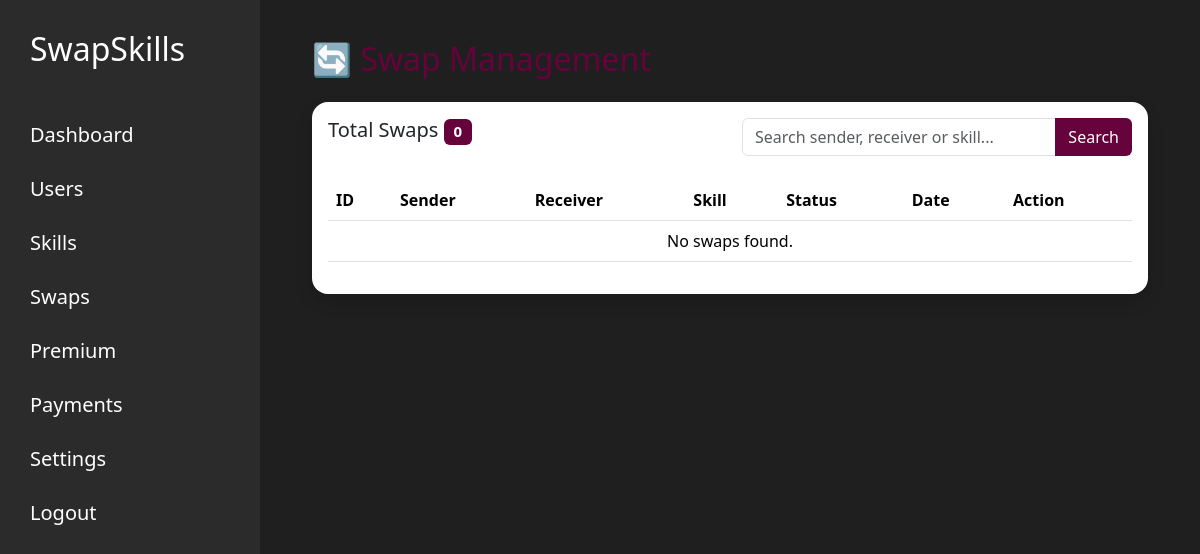
/dashboard/swaps/ (signed in), run on an earlier commit of the app's database.
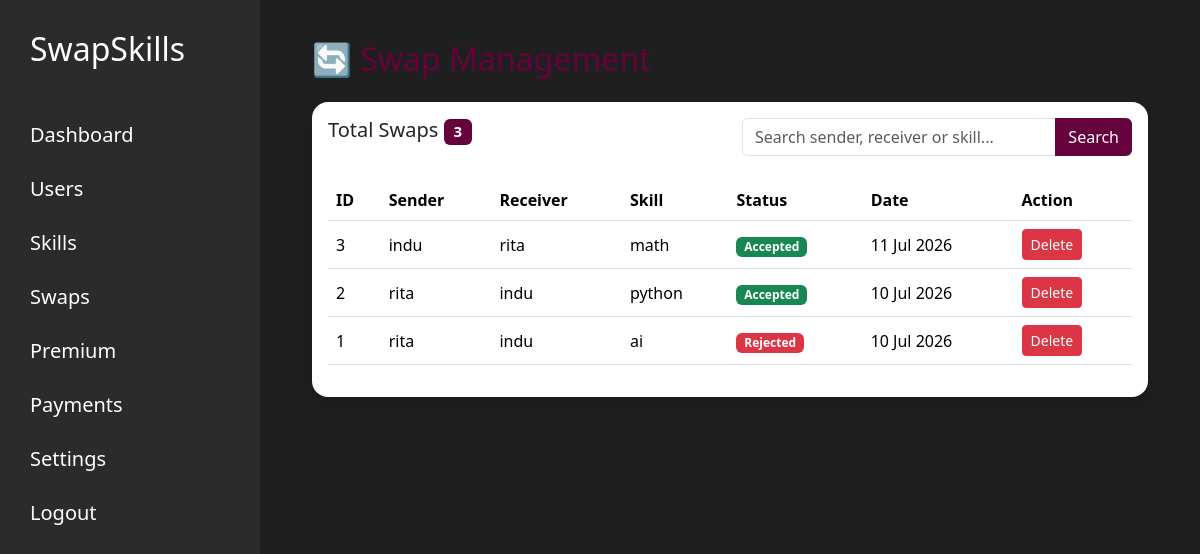
And on a later commit of the database.
### home/models.py (models this page shows, shortened)
class SwapRequest(models.Model):
    sender = models.ForeignKey(
        User,
        on_delete=models.CASCADE,
        related_name="sent_requests"
    )
    receiver = models.ForeignKey(
        User,
        on_delete=models.CASCADE,
        related_name="received_requests"
    )
    skill = models.ForeignKey(
        Skill,
        on_delete=models.CASCADE
    )
    status = models.CharField(
        max_length=20,
        choices=[
            ("Pending", "Pending"),
            ("Accepted", "Accepted"),
            ("Rejected", "Rejected")
        ],
        default="Pending"
    )
    created_at = models.DateTimeField(auto_now_add=True)

class Skill(models.Model):
    user = models.ForeignKey(User, on_delete=models.CASCADE)
    skill_have = models.CharField(max_length=100)
    skill_want = models.CharField(max_length=100)
    description = models.TextField()
    created_at = models.DateTimeField(auto_now_add=True)

### home/views.py (the view)
# urls.py: path('dashboard/swaps/', views.admin_swaps, name='admin_swaps'),
@login_required
def admin_swaps(request):
    if not request.user.is_superuser:
        return redirect("home")
    search = request.GET.get("search", "")
    swaps = SwapRequest.objects.select_related(
        "sender",
        "receiver",
        "skill"
    ).all().order_by("-created_at")
    if search:
        swaps = swaps.filter(
            Q(sender__username__icontains=search) |
            Q(receiver__username__icontains=search) |
            Q(skill__skill_have__icontains=search)
        )
    return render(request, "admin/swaps.html", {
        "swaps": swaps,
        "search": search,
        "total_swaps": swaps.count(),
    })

### home/templates/admin/swaps.html
{% extends "admin/admin_base.html" %}
{% block content %}
<div class="container-fluid">
<h2 class="mb-4" style="color:#66023c;">
🔄 Swap Management
</h2>
<div class="card shadow border-0 rounded-4">
<div class="card-body">
<div class="row mb-4">
<div class="col-md-6">
<h5>
Total Swaps
<span class="badge"
style="background:#66023c;">
{{ total_swaps }}
</span>
</h5>
</div>
<div class="col-md-6">
<form method="GET">
<div class="input-group">
<input
type="text"
name="search"
class="form-control"
placeholder="Search sender, receiver or skill..."
value="{{ search }}">
<button
class="btn"
style="background:#66023c;color:white;">
Search
</button>
</div>
</form>
</div>
</div>
<table class="table table-hover align-middle">
<thead style="background:#66023c;color:white;">
<tr>
<th>ID</th>
<th>Sender</th>
<th>Receiver</th>
<th>Skill</th>
<th>Status</th>
<th>Date</th>
<th>Action</th>
</tr>
</thead>
<tbody>
{% for swap in swaps %}
<tr>
<td>{{ swap.id }}</td>
<td>{{ swap.sender.username }}</td>
<td>{{ swap.receiver.username }}</td>
<td>{{ swap.skill.skill_have }}</td>
<td>
{% if swap.status == "Pending" %}
<span class="badge bg-warning">
Pending
</span>
{% elif swap.status == "Accepted" %}
<span class="badge bg-success">
Accepted
</span>
{% else %}
<span class="badge bg-danger">
Rejected
</span>
{% endif %}
</td>
<td>
{{ swap.created_at|date:"d M Y" }}
</td>
<td>
<a href="{% url 'delete_swap' swap.id %}"
class="btn btn-danger btn-sm"
onclick="return confirm('Delete this swap?')">
Delete
</a>
</td>
</tr>
{% empty %}
<tr>
<td colspan="7" class="text-center">
No swaps found.
</td>
</tr>
{% endfor %}
</tbody>
</table>
</div>
</div>
</div>
{% endblock %}

What changed in the data, as far as the page shows it:
added SwapRequest: id "3", sender.username "indu", receiver.username "rita", skill.skill_have "math", status "Accepted", created_at "11 Jul 2026"
added SwapRequest: id "2", sender.username "rita", receiver.username "indu", skill.skill_have "python", status "Accepted", created_at "10 Jul 2026"
added SwapRequest: id "1", sender.username "rita", receiver.username "indu", skill.skill_have "ai", status "Rejected", created_at "10 Jul 2026"
Also different on the page:
{{ total_swaps }}: "0" → "3"
text no longer shown: "No swaps found."
